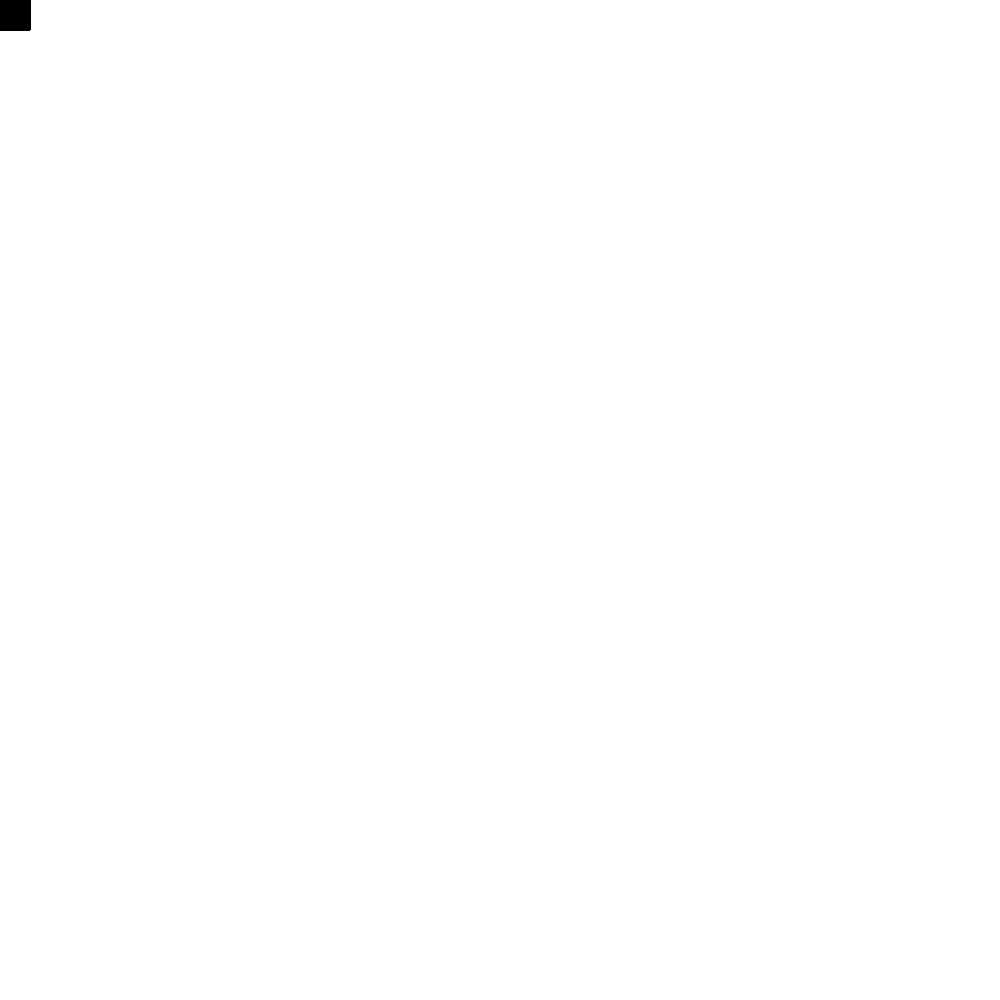
Frame 1 (no input)
Frame 60 (no input): identical to frame 1, image omitted
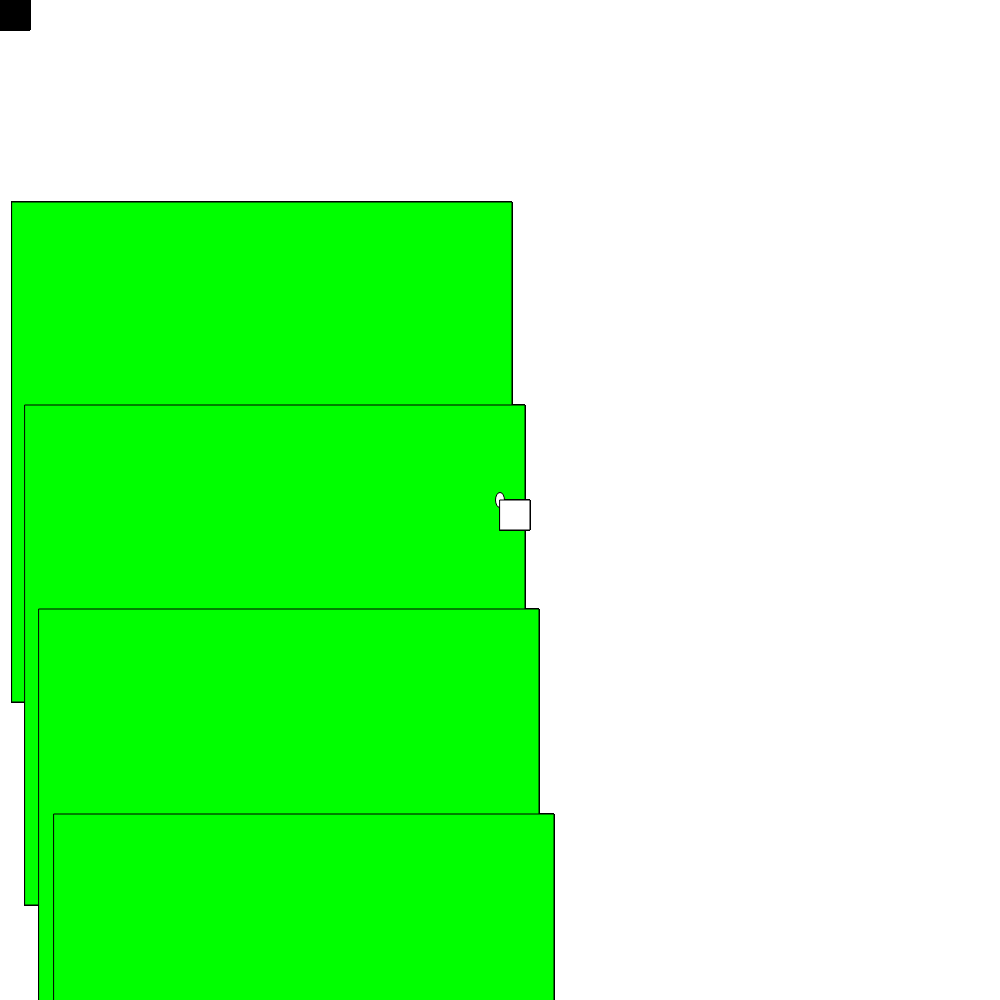
Frame 120 (the mouse pressed at the canvas centre since frame 60)

The p5.js sketch that drew these frames (run headless with seeded random() and noise() and a simulated clock; from frame 60 on, the mouse is pressed at the canvas centre):

// p5.js sketch
// ── sketch.js
//Kevin Ramlogan part 2 assignment 10.04 
//use mouseX/Y to change various conponents 

var rotAmount=0;
var x=1;
var y= 7;
var z =15;

function setup(){
  createCanvas(1000,1000);
 

}

function draw(){

	push();//new drawing matrix
	fill(rotAmount/2,mouseX,rotAmount);
	//color changes as the mouse moves
	rotAmount=map(mouseX,mouseY,width,0,10*PI);
	rotate(rotAmount);
	for (i=1;i<7;i++){
	translate(10+i,200+i);
	rect(i,i,mouseX,mouseY);
}
	pop();
	push();

	for (j=1;j<10;j++){
		fill(mouseX);
	 ellipse(mouseX,mouseY,j,z)	
	pop();

	push();
	for (k=1;k<10; k++);
		fill(mouseY);

	rect(mouseX,mouseY,30,30);
	translate(10*k,10*k);
	pop();

	}


}
